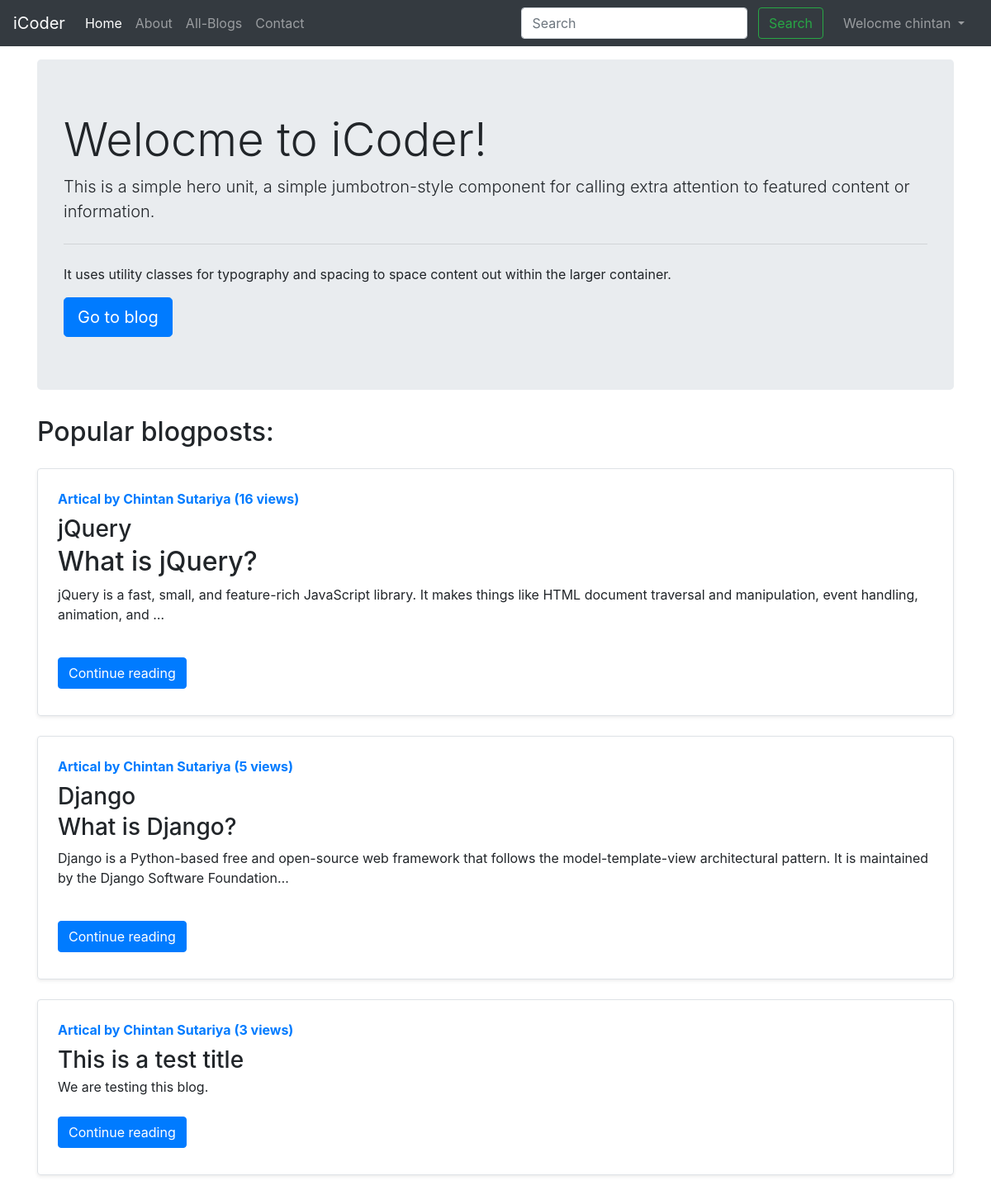
The app's page / (signed in) with its own data.
### blog/models.py (models this page shows, shortened)
class Post(models.Model):
    sno = models.AutoField(primary_key=True)
    title = models.CharField(max_length=255)
    content = models.TextField()
    author = models.CharField(max_length=100)
    slug = models.CharField(max_length=130)
    views=models.IntegerField(default=0)
    timeStamp = models.DateTimeField(blank=True)

### home/views.py (the view)
# urls.py: path('', views.home, name='home'),
def home(request):
    allPosts = Post.objects.all().order_by('-views')[:3]
    context ={'allPosts': allPosts}
    return render(request,'home/home.html', context)

### templates/home/home.html (shortened to what this page needs)
{% extends 'base.html' %}
{% block homeactive %} active {% endblock homeactive %}
{% block body %}
<div class="container my-3">
    <div class="jumbotron">
        <h1 class="display-4">Welocme to iCoder!</h1>
        <p class="lead">
            This is a simple hero unit, a simple jumbotron-style component for calling
            extra attention to featured content or information.
        </p>
        <hr class="my-4" />
        <p>
            It uses utility classes for typography and spacing to space content out
            within the larger container.
        </p>
        <a class="btn btn-primary btn-lg" href="/blog" role="button">Go to blog</a>
    </div>
</div>
<div class="container">
    <h2>Popular blogposts:</h2>
    {% for post in allPosts %}
    <div class="row no-gutters border rounded overflow-hidden flex-md-row my-4 shadow-sm h-md-250 position-relative">
        <div class="col p-4 d-flex flex-column position-static">
            <strong class="d-inline-block mb-2 text-primary">Artical by {{post.author}} ({{post.views}} views)</strong>
            <h3 class="mb-0">{{post.title}}</h3>
            <p class="card-text mb-auto"><div class="preview">
                {{post.content|safe|truncatechars:200}}
                </div>
            </p>
            <div class="my-2">
                <a href="/blog/{{post.slug}}" roll="button" class="btn btn-primary">Continue reading</a>
            </div>
        </div>
    </div>
    {% endfor %}
</div>
{% endblock body %}

### templates/base.html (shortened to what this page needs)
<!DOCTYPE html>
<html lang="en">
<head>
  <link rel="stylesheet" href="https://stackpath.bootstrapcdn.com/bootstrap/4.5.0/css/bootstrap.min.css"
 />
</head>
<body>
  <nav class="navbar navbar-expand-lg navbar-dark bg-dark">
    <a class="navbar-brand" href="/">iCoder</a>
    <div class="collapse navbar-collapse" id="navbarSupportedContent">
      <ul class="navbar-nav mr-auto">
        <li class="nav-item {% block homeactive %} {% endblock homeactive %}">
          <a class="nav-link" href="/">Home <span class="sr-only">(current)</span></a>
        </li>
        <li class="nav-item {% block aboutactive %} {% endblock aboutactive %}">
          <a class="nav-link" href="/about">About</a>
        </li>
        <li class="nav-item {% block blogactive %} {% endblock blogactive %}">
          <a class="nav-link" href="/blog">All-Blogs</a>
        </li>
        <li class="nav-item {% block contactactive %} {% endblock contactactive %}">
          <a class="nav-link" href="/contact">Contact</a>
        </li>
      </ul>
      <div class="ml-auto form-inline">
      <form class=" my-2 my-lg-0 mx-3" action="/search" method="get">
        <input class="form-control mr-sm-2" name="query" id="query" type="search" placeholder="Search"
          aria-label="Search" />
        <button class="btn btn-outline-success my-2 my-sm-0" type="submit">
          Search
        </button>
      </form>
      {% if user.is_authenticated %}
      <ul class="navbar-nav mr-2">
        <li class="nav-item dropdown">
        <a class="nav-link dropdown-toggle" href="#" id="navbarDropdown" role="button" data-toggle="dropdown" aria-haspopup="true" aria-expanded="false">
          Welocme {{request.user}}
        </a>
      </li>
      </ul>
      {% endif %}
      </div>
    </div>
  </nav>
  {% block body %}
  {% endblock body %}
</body>
</html>

### records on screen
Post: author "Chintan Sutariya", views "16", title "jQuery", content "What is jQuery? jQuery is a fast, small, and feature-rich JavaScript library. It makes things like HTML document traversal and manipulation, event handling, animation, and …"
Post: author "Chintan Sutariya", views "5", title "Django", content "What is Django? Django is a Python-based free and open-source web framework that follows the model-template-view architectural pattern. It is maintained by the Django Software Foundation…"
Post: author "Chintan Sutariya", views "3", title "This is a test title", content "We are testing this blog."

### other values on screen
{{ request.user }} "chintan"
